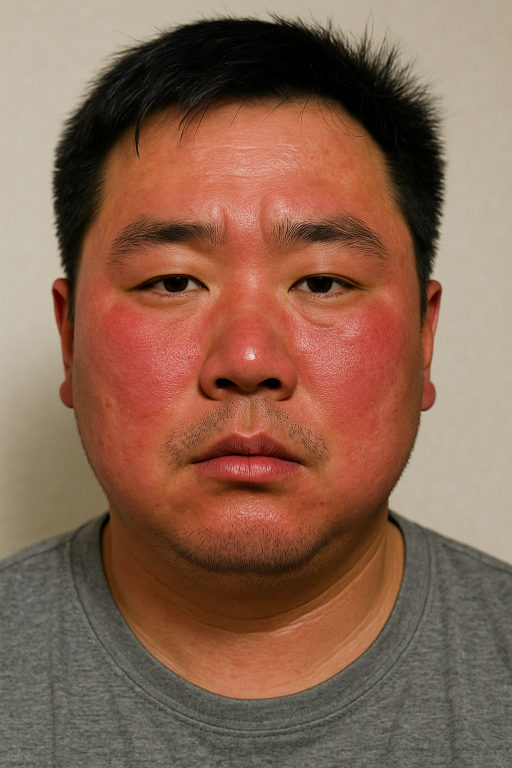
#> input picture app/services/images/ChatGPT.jpg, 1024 x 1536 px (shown at 1/2 size)
$ python -i mole_detection_service.py   (imports and definitions only)
#> lines starting #> are read from the running program, lines starting #| are printed output that depends on the picture; after the words box and inside, x2 and y2 are one past the last pixel; in counts of white or black regions, pixels touching at a corner belong together
#> further down, picture is the input picture: shape (1536, 1024, 3); mean B, G, R 81.3, 100.7, 136.5
"""
精確的痣檢測服務 - 只檢測肉眼可見的明顯痣，並新增鬍鬚移除功能
最終修正版本：確保所有函數都能正確導入
"""
import cv2
import numpy as np
import base64
import threading
from typing import Tuple, List, Dict, Optional


class MoleDetectionService:
    """精確的痣檢測服務，只檢測明顯的痣，並可移除鬍鬚"""

    _instance = None
    _lock = threading.Lock()

    def __new__(cls):
        """單例模式"""
        if cls._instance is None:
            with cls._lock:
                if cls._instance is None:
                    cls._instance = super().__new__(cls)
        return cls._instance

    def __init__(self):
        if hasattr(self, '_initialized'):
            return

        # 痣檢測參數
        self.dark_threshold = 65
        self.min_area = 18
        self.max_area = 4000
        self.min_circularity = 0.45
        self.contrast_threshold = 45

        # 鬍鬚檢測參數
        self.beard_min_length = 15
        self.beard_max_width = 5
        self.beard_aspect_ratio_min = 3.0
        self.beard_darkness_threshold = 80
        self.beard_detection_threshold = 3

        self._initialized = True

    def detect_obvious_moles(self, image: np.ndarray) -> Tuple[bool, List[Dict], np.ndarray]:
        """檢測圖像中明顯的痣"""
        try:
            gray = cv2.cvtColor(image, cv2.COLOR_BGR2GRAY)
            blurred = cv2.GaussianBlur(gray, (3, 3), 0)

            adaptive_thresh = cv2.adaptiveThreshold(
                blurred, 255, cv2.ADAPTIVE_THRESH_GAUSSIAN_C,
                cv2.THRESH_BINARY_INV, 15, 5
            )

            _, binary_thresh = cv2.threshold(gray, self.dark_threshold, 255, cv2.THRESH_BINARY_INV)
            combined_mask = cv2.bitwise_and(adaptive_thresh, binary_thresh)

            kernel_open = cv2.getStructuringElement(cv2.MORPH_ELLIPSE, (3, 3))
            kernel_close = cv2.getStructuringElement(cv2.MORPH_ELLIPSE, (5, 5))

            combined_mask = cv2.morphologyEx(combined_mask, cv2.MORPH_OPEN, kernel_open)
            combined_mask = cv2.morphologyEx(combined_mask, cv2.MORPH_CLOSE, kernel_close)

            contours, _ = cv2.findContours(combined_mask, cv2.RETR_EXTERNAL, cv2.CHAIN_APPROX_SIMPLE)

            valid_moles = []
            result_image = image.copy()

            for contour in contours:
                area = cv2.contourArea(contour)

                if not (self.min_area <= area <= self.max_area):
                    continue

                x, y, w, h = cv2.boundingRect(contour)
                center_x, center_y = x + w//2, y + h//2

                if (x < 10 or y < 10 or x+w > image.shape[1]-10 or y+h > image.shape[0]-10):
                    continue

                perimeter = cv2.arcLength(contour, True)
                if perimeter > 0:
                    circularity = 4 * np.pi * area / (perimeter * perimeter)
                else:
                    continue

                if circularity < self.min_circularity:
                    continue

                aspect_ratio = max(w, h) / max(min(w, h), 1)
                if aspect_ratio > self.beard_aspect_ratio_min and min(w, h) <= self.beard_max_width:
                    continue

                if not self._check_contrast(gray, x, y, w, h):
                    continue

                if not self._check_color_consistency(gray, contour):
                    continue

                mole_info = {
                    'x': int(x),
                    'y': int(y),
                    'width': int(w),
                    'height': int(h),
                    'area': float(area),
                    'circularity': float(circularity),
                    'center': (int(center_x), int(center_y))
                }
                valid_moles.append(mole_info)

                cv2.rectangle(result_image, (x, y), (x + w, y + h), (0, 0, 255), 2)
                cv2.circle(result_image, (center_x, center_y), 3, (0, 255, 0), -1)
                cv2.putText(result_image, "Mole", (x, y-10),
                          cv2.FONT_HERSHEY_SIMPLEX, 0.5, (0, 0, 255), 1)

            has_moles = len(valid_moles) > 0
            return has_moles, valid_moles, result_image

        except Exception as e:
            print(f"檢測痣時發生錯誤: {e}")
            return False, [], image.copy()

    def detect_beard_simple(self, image: np.ndarray) -> Tuple[bool, np.ndarray]:
        """簡化的鬍鬚檢測"""
        try:
            has_beard_detailed, beards, detection_image = self.detect_beard_hair(image)
            has_beard = len(beards) >= self.beard_detection_threshold
            print(f"鬍鬚檢測結果: 檢測到鬍鬚: {has_beard}")
            return has_beard, detection_image
        except Exception as e:
            print(f"簡化鬍鬚檢測時發生錯誤: {e}")
            return False, image.copy()

    def detect_beard_hair(self, image: np.ndarray) -> Tuple[bool, List[Dict], np.ndarray]:
        """檢測圖像中的鬍鬚毛髮"""
        try:
            gray = cv2.cvtColor(image, cv2.COLOR_BGR2GRAY)
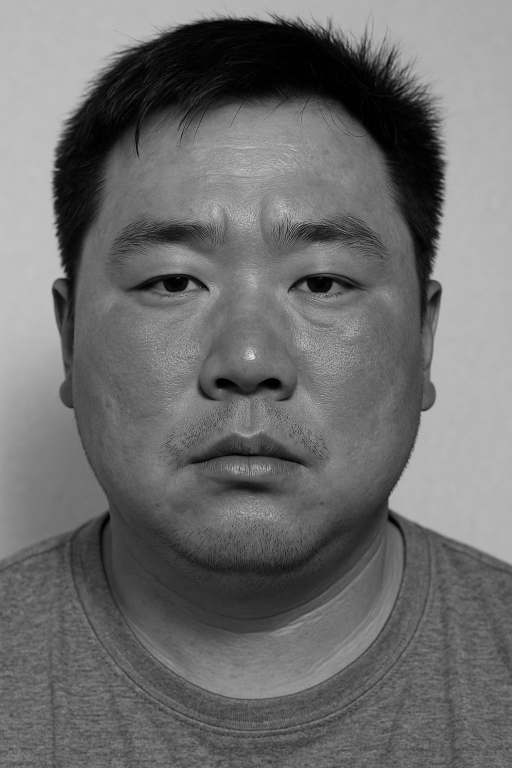
#> gray: shape (1536, 1024) (shown at 1/2 size); min 0, max 246, mean 109.2
            blurred = cv2.GaussianBlur(gray, (1, 1), 0)
            _, dark_mask = cv2.threshold(blurred, self.beard_darkness_threshold, 255, cv2.THRESH_BINARY_INV)
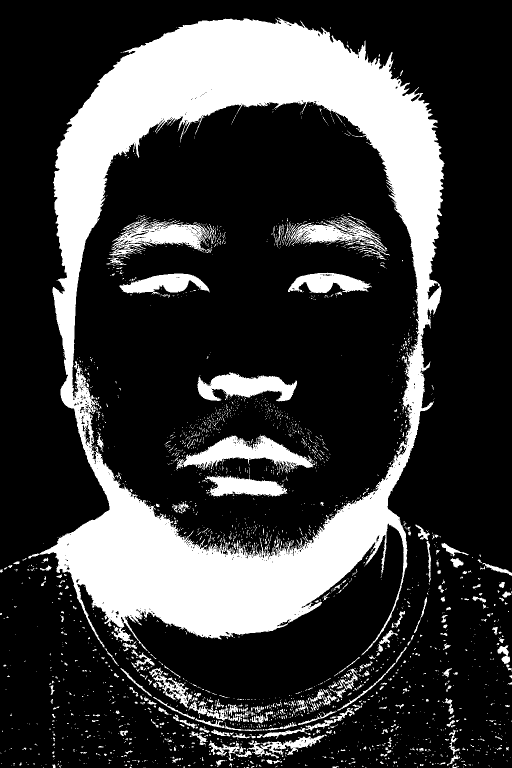
#> dark_mask: shape (1536, 1024) (shown at 1/2 size); 23.5% white; 2723 white regions (2445 under 20 px), largest, box (x1, y1, x2, y2) and area: (56, 35, 889, 1311) 292858, (352, 869, 631, 945) 8355, (218, 434, 428, 511) 6948

            kernels = [
                cv2.getStructuringElement(cv2.MORPH_RECT, (1, 7)),
                cv2.getStructuringElement(cv2.MORPH_RECT, (7, 1)),
                np.array([[0, 0, 1, 0, 0],
                         [0, 1, 0, 1, 0],
                         [1, 0, 0, 0, 1],
                         [0, 1, 0, 1, 0],
                         [0, 0, 1, 0, 0]], dtype=np.uint8),
                np.array([[0, 0, 1, 0, 0],
                         [0, 1, 0, 1, 0],
                         [1, 0, 0, 0, 1],
                         [0, 1, 0, 1, 0],
                         [0, 0, 1, 0, 0]][::-1], dtype=np.uint8)
            ]

            hair_mask = np.zeros_like(dark_mask)
            for kernel in kernels:
                opened = cv2.morphologyEx(dark_mask, cv2.MORPH_OPEN, kernel)
                hair_mask = cv2.bitwise_or(hair_mask, opened)
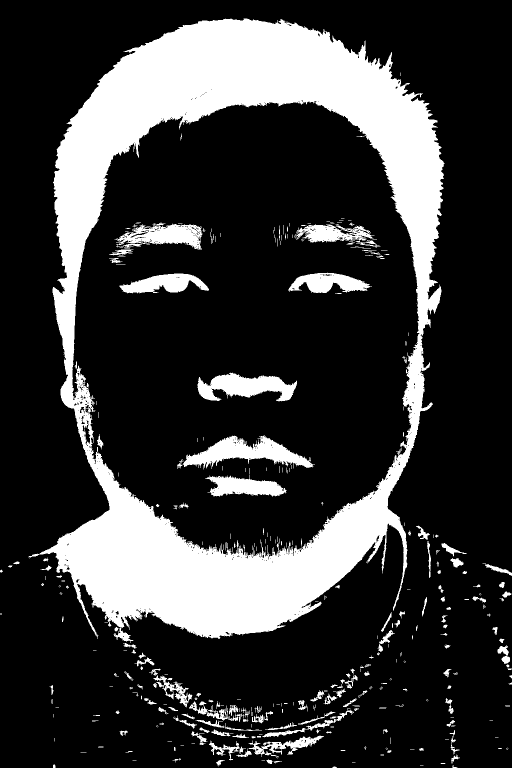
#> hair_mask: shape (1536, 1024) (shown at 1/2 size); 22% white; 361 white regions (178 under 20 px), largest, box (x1, y1, x2, y2) and area: (57, 37, 889, 1278) 288797, (365, 870, 630, 939) 7844, (395, 745, 594, 803) 6572

            hair_mask = cv2.morphologyEx(hair_mask, cv2.MORPH_CLOSE,
                                       cv2.getStructuringElement(cv2.MORPH_ELLIPSE, (2, 2)))
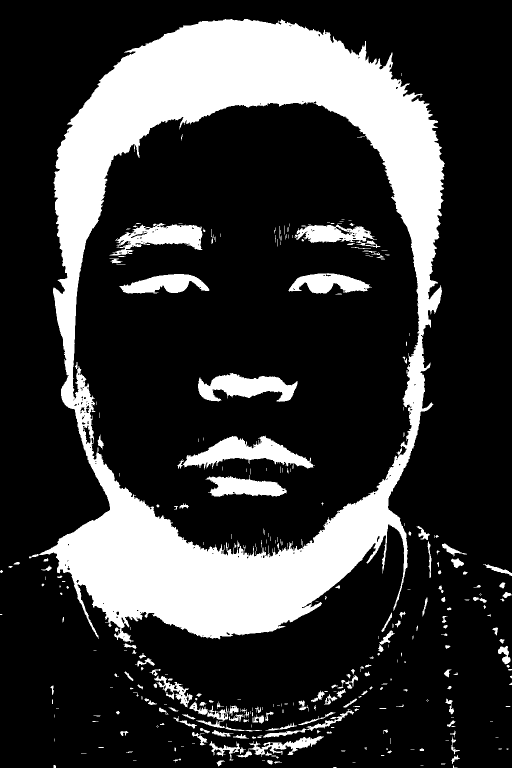
#> hair_mask: shape (1536, 1024) (shown at 1/2 size); 22.1% white; 325 white regions (153 under 20 px)

            contours, _ = cv2.findContours(hair_mask, cv2.RETR_EXTERNAL, cv2.CHAIN_APPROX_SIMPLE)
#> contours = 226 contours, 124 with area under 20; largest, box (x1, y1, x2, y2) and area: (58, 38, 890, 1286) 789398, (473, 1472, 648, 1515) 1900, (308, 1351, 385, 1415) 1164, (379, 1403, 457, 1456) 961, (526, 1418, 708, 1475) 928

            valid_hairs = []
            result_image = image.copy()

            for contour in contours:
                area = cv2.contourArea(contour)

                if area < 8 or area > 500:
                    continue

                x, y, w, h = cv2.boundingRect(contour)

                aspect_ratio = max(w, h) / max(min(w, h), 1)
                if aspect_ratio < self.beard_aspect_ratio_min:
                    continue

                if min(w, h) > self.beard_max_width:
                    continue

                if max(w, h) < self.beard_min_length:
                    continue

                if y < image.shape[0] * 0.4:
                    continue

                hair_info = {
                    'x': int(x),
                    'y': int(y),
                    'width': int(w),
                    'height': int(h),
                    'area': float(area),
                    'aspect_ratio': float(aspect_ratio),
                    'length': int(max(w, h))
                }
                valid_hairs.append(hair_info)

                cv2.rectangle(result_image, (x, y), (x + w, y + h), (255, 0, 0), 1)
                cv2.putText(result_image, "Hair", (x, y-5),
                          cv2.FONT_HERSHEY_SIMPLEX, 0.3, (255, 0, 0), 1)
#> this loop made 226 passes
#> (area, x, y, w, h, aspect_ratio) on passes 9, 11, 12: (66.5, 433, 1521, 17, 12, 1.42), (57.5, 534, 1520, 12, 9, 1.33), (20.5, 346, 1517, 16, 8, 2)
#> result_image: shape (1536, 1024, 3); 0.02% of pixels changed, all inside (x1, y1, x2, y2) = (548, 1158, 966, 1528)
#> after the loop, valid_hairs = 3 items

            has_beard = len(valid_hairs) > 0
#> has_beard = True
            return has_beard, valid_hairs, result_image

        except Exception as e:
            print(f"檢測鬍鬚時發生錯誤: {e}")
            return False, [], image.copy()

    # [31 lines left out: function remove_beard_hair, not called in this run]

    def _check_contrast(self, gray_image: np.ndarray, x: int, y: int, w: int, h: int) -> bool:
        """檢查痣區域與周圍皮膚的對比度"""
        try:
            mole_region = gray_image[y:y+h, x:x+w]
            mole_mean = np.mean(mole_region)

            padding = max(w, h) // 2
            y1 = max(0, y - padding)
            y2 = min(gray_image.shape[0], y + h + padding)
            x1 = max(0, x - padding)
            x2 = min(gray_image.shape[1], x + w + padding)

            surrounding_region = gray_image[y1:y2, x1:x2]

            mask = np.ones(surrounding_region.shape, dtype=np.uint8)
            inner_y = y - y1
            inner_x = x - x1
            mask[inner_y:inner_y+h, inner_x:inner_x+w] = 0

            surrounding_pixels = surrounding_region[mask == 1]
            if len(surrounding_pixels) == 0:
                return False

            surrounding_mean = np.mean(surrounding_pixels)
            contrast = abs(surrounding_mean - mole_mean)
            return contrast > self.contrast_threshold

        except Exception as e:
            print(f"檢查對比度時發生錯誤: {e}")
            return False

    # [47 lines left out: functions _check_color_consistency, remove_moles, not called in this run]

    def comprehensive_mole_analysis(self, image: np.ndarray, remove_beard: bool = False) -> Dict:
        """綜合痣分析"""
        try:
            processed_image = image.copy()
            beard_info = {'has_beard': False, 'beard_count': 0}

            if remove_beard:
                has_beard_simple, beard_detection_image = self.detect_beard_simple(image)
                if has_beard_simple:
                    _, beards_detailed, _ = self.detect_beard_hair(image)
                    processed_image = self.remove_beard_hair(image, beards_detailed)

                beard_info = {
                    'has_beard': has_beard_simple,
                    'beard_count': 1 if has_beard_simple else 0,
                    'detection_image': beard_detection_image
                }
            else:
                has_beard_simple, beard_detection_image = self.detect_beard_simple(image)
#> in detect_beard_simple, `has_beard_detailed, beards, detection_image = self.detect_beard_hair(i..`: beards = 3 items
#> in detect_beard_simple, `has_beard = len(beards) >= self.beard_detection_threshold`: has_beard = True
#| 鬍鬚檢測結果: 檢測到鬍鬚: True
#> has_beard_simple = True
                beard_info = {
                    'has_beard': has_beard_simple,
                    'beard_count': 1 if has_beard_simple else 0,
                    'detection_image': beard_detection_image
                }

            has_moles, moles, mole_detection_image = self.detect_obvious_moles(processed_image)
#> in detect_obvious_moles, `adaptive_thresh = cv2.adaptiveThreshold( blurred, 255, cv2.ADAPTIVE_TH..`:
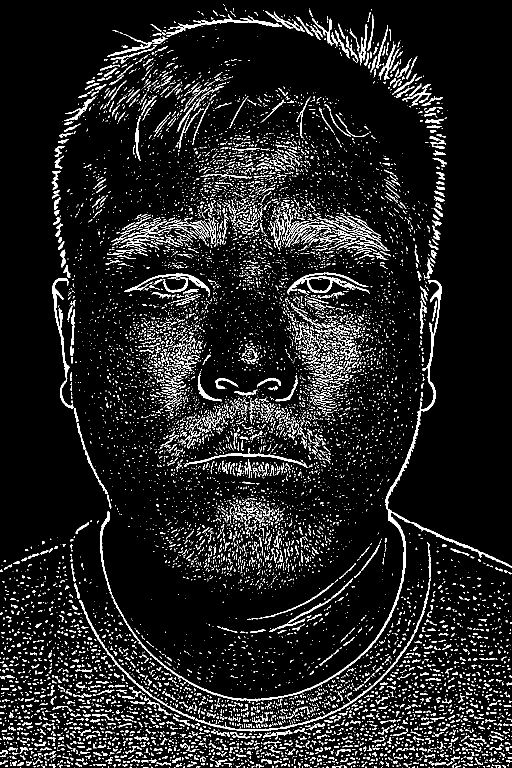
#> adaptive_thresh: shape (1536, 1024) (shown at 1/2 size); 9.4% white in thin lines or dots
#> in detect_obvious_moles, `_, binary_thresh = cv2.threshold(gray, self.dark_threshold, 255, cv2.T..`: binary_thresh: shape (1536, 1024); 17.5% white; 1402 white regions (1332 under 20 px), largest, box (x1, y1, x2, y2) and area: (105, 38, 888, 727) 153737, (135, 884, 827, 1266) 86808, (372, 876, 618, 933) 5143
#> in detect_obvious_moles, `combined_mask = cv2.bitwise_and(adaptive_thresh, binary_thresh)`:
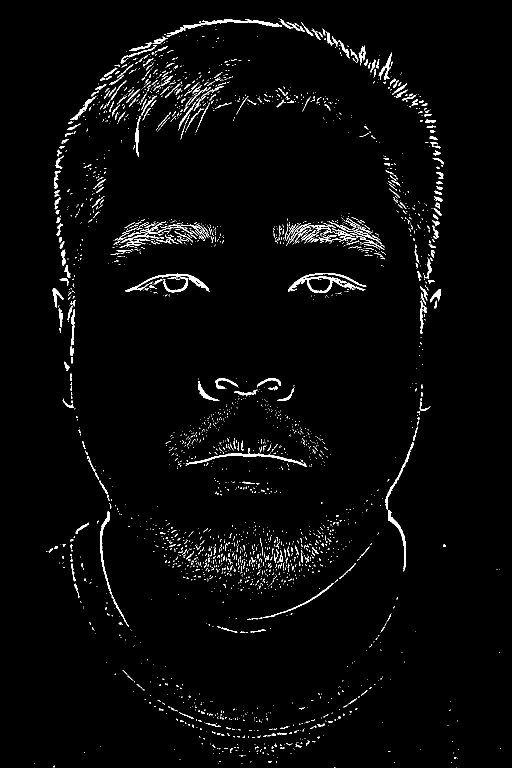
#> combined_mask: shape (1536, 1024) (shown at 1/2 size); 2.5% white; 2713 white regions (2365 under 20 px), largest, box (x1, y1, x2, y2) and area: (576, 546, 733, 586) 1585, (250, 547, 419, 585) 1353, (771, 884, 827, 1143) 1186
#> in detect_obvious_moles, `kernel_open = cv2.getStructuringElement(cv2.MORPH_ELLIPSE, (3, 3))`: kernel_open = [[0, 1, 0], [1, 1, 1], [0, 1, 0]]
#> in detect_obvious_moles, `kernel_close = cv2.getStructuringElement(cv2.MORPH_ELLIPSE, (5, 5))`: kernel_close = [[0, 0, 1, 0, 0], [1, 1, 1, 1, 1], [1, 1, 1, 1, 1], [1, 1, 1, 1, 1], [0, 0, 1, 0, 0]]
#> in detect_obvious_moles, `combined_mask = cv2.morphologyEx(combined_mask, cv2.MORPH_OPEN, kernel..`: combined_mask: shape (1536, 1024); 1.5% white; 715 white regions (489 under 20 px), largest, box (x1, y1, x2, y2) and area: (340, 38, 564, 70) 1124, (374, 906, 613, 933) 964, (252, 547, 418, 583) 898
#> in detect_obvious_moles, `combined_mask = cv2.morphologyEx(combined_mask, cv2.MORPH_CLOSE, kerne..`:
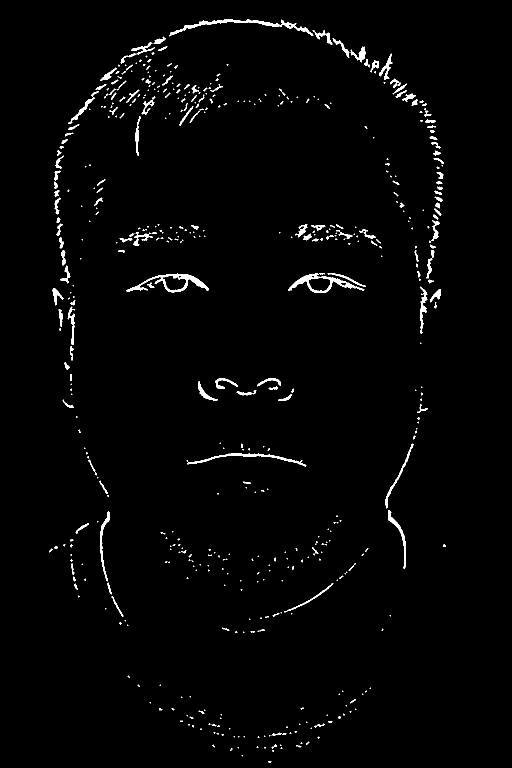
#> combined_mask: shape (1536, 1024) (shown at 1/2 size); 1.7% white; 528 white regions (341 under 20 px)
#> in detect_obvious_moles, `contours, _ = cv2.findContours(combined_mask, cv2.RETR_EXTERNAL, cv2.C..`: contours = 528 contours, 393 with area under 20; largest, box (x1, y1, x2, y2) and area: (252, 547, 418, 585) 2278, (576, 546, 729, 586) 2193, (338, 38, 627, 73) 1350, (374, 906, 613, 933) 741, (776, 1020, 812, 1138) 530
#> the loop in detect_obvious_moles, `for contour in contours:` made 528 passes
#> (area, x, y, w, h, center_x, center_y, perimeter) on passes 27, 39, 90, 94, 95, 96, 115, 121, 156, 157, 179, 185: (50, 544, 1465, 29, 7, 558, 1468, 67.6), (32, 629, 1447, 20, 8, 639, 1451, 51.94), (88, 223, 1192, 24, 42, 235, 1213, 101.1), (26, 149, 1167, 7, 13, 152, 1173, 28.97), (212, 568, 1166, 99, 59, 617, 1195, 246.9), (43, 215, 1165, 9, 24, 219, 1177, 52.63), (20, 697, 1131, 11, 11, 702, 1136, 29.46), (43.5, 142, 1127, 7, 23, 145, 1138, 52.04), (25.5, 624, 1094, 13, 14, 630, 1101, 40.87), (20.5, 109, 1092, 7, 6, 112, 1095, 17.9), (98, 151, 1046, 27, 21, 164, 1056, 72.08), (456, 200, 1023, 20, 140, 210, 1093, 310.7)
#> after the loop in detect_obvious_moles, `for contour in contours:`: valid_moles = []
#> in detect_obvious_moles, `has_moles = len(valid_moles) > 0`: has_moles = False
#> has_moles = False; moles = []

            final_image = processed_image.copy()
            if has_moles:
                final_image = self.remove_moles(processed_image, moles)

            return {
                'has_dark_areas': has_moles,
                'spot_detection': {
                    'has_spots': has_moles,
                    'spots': moles,
                    'detection_image': mole_detection_image
                },
                'beard_detection': beard_info,
                'grid_analysis': {
                    'has_dark_blocks': False,
                    'dark_block_count': 0
                },
                'original_image': image,
                'processed_image': final_image,
                'beard_removed_image': processed_image if remove_beard else image,
                'summary': {
                    'spot_count': len(moles),
                    'beard_count': beard_info['beard_count'],
                    'dark_block_count': 0,
                    'total_dark_areas': len(moles)
                }
            }

        except Exception as e:
            print(f"綜合分析時發生錯誤: {e}")
            return {
                'has_dark_areas': False,
                'spot_detection': {'has_spots': False, 'spots': [], 'detection_image': image},
                'beard_detection': {'has_beard': False, 'beard_count': 0},
                'grid_analysis': {'has_dark_blocks': False, 'dark_block_count': 0},
                'original_image': image,
                'processed_image': image.copy(),
                'beard_removed_image': image.copy(),
                'summary': {'spot_count': 0, 'beard_count': 0, 'dark_block_count': 0, 'total_dark_areas': 0}
            }

    # [110 lines left out: functions image_to_base64, detect_and_analyze_moles, process_image_for_moles, remove_beard_from_image, test_mole_detection, not called in this run]


# 確保所有需要的函數都能被導入
__all__ = [
    'MoleDetectionService',
    'detect_and_analyze_moles',
    'process_image_for_moles',
    'remove_beard_from_image',
    'test_mole_detection'
]


# [2 lines not run here, left out]

>>> import cv2
>>> picture = cv2.imread('images/ChatGPT.jpg')
>>> result = MoleDetectionService().comprehensive_mole_analysis(picture)
#> result = 8 items
